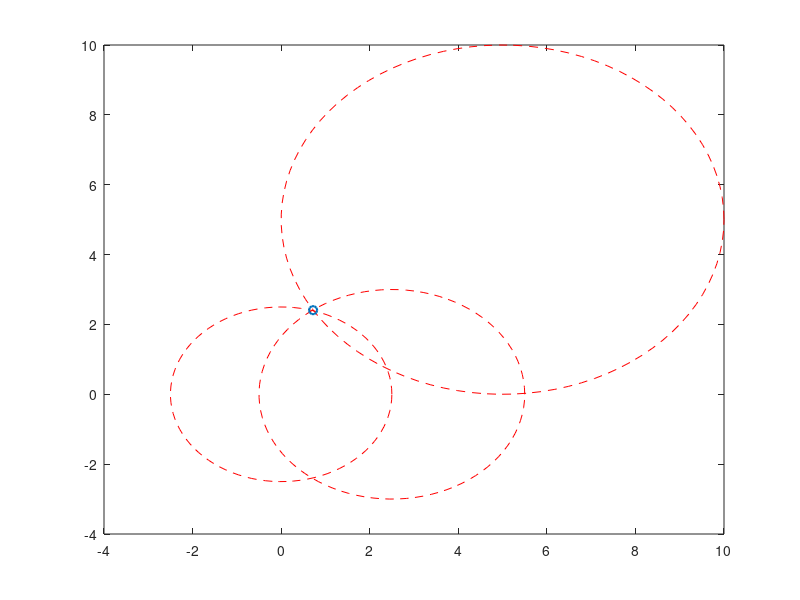

Here is the MATLAB script that generated this plot: (Note: this script raises an error after producing the figure.)
% Given
L1 = [0; 0];
L2 = [5; 5];
L3 = [2.5; 0];
R1 = 2.5;
R2 = 5;
R3 = 3;
x_true = [0.7212; 2.4080];

% a) Solve for position fix with noise in range measurements
a = 2; % Noise parameter
num_cases = 100; % Number of random cases
x_init = [10; 0]; % Initial guess

position_fixes = zeros(2, num_cases);
figure;
theta = linspace(0, 2*pi);
circle_L1_true = L1 + R1 * [cos(theta); sin(theta)];
circle_L2_true = L2 + R2 * [cos(theta); sin(theta)];
circle_L3_true = L3 + R3 * [cos(theta); sin(theta)];
plot(circle_L1_true(1,:), circle_L1_true(2,:), 'r--');
hold on;
plot(circle_L2_true(1,:), circle_L2_true(2,:), 'r--');
plot(circle_L3_true(1,:), circle_L3_true(2,:), 'r--');
scatter(x_true(1), x_true(2), 'g*', 'LineWidth', 1.5);

for i = 1:num_cases
    % Add noise to range measurements
    R1_noisy = R1 + a*(rand() - 0.5);
    R2_noisy = R2 + a*(rand() - 0.5);
    R3_noisy = R3 + a*(rand() - 0.5);

    % Solve for position fix using fminunc
    options.NoiseParameter_a = a;
    [x, ~] = fminunc(@(x) costFunWithNoise(x, L1, L2, L3, R1_noisy, R2_noisy, R3_noisy), x_init, options);
    position_fixes(:, i) = x;

    % Plot position fix
    scatter(x(1), x(2), 'bo', 'filled');
end

xlabel('X');
ylabel('Y');
title('Position Fixes with Noise in Range Measurements');
legend('True Circle 1', 'True Circle 2', 'True Circle 3', 'True Position', 'Position Fixes (with Noise)','Location','best');
grid on;

% b) Evaluate position fix degradation for different noise levels
a_range = linspace(0.05, 10);
max_distance = zeros(size(a_range));

for i = 1:length(a_range)
    max_dist = 0;
    
    for j = 1:num_cases
        % Add noise to range measurements
        R1_noisy = R1 + a_range(i)*(rand() - 0.5);
        R2_noisy = R2 + a_range(i)*(rand() - 0.5);
        R3_noisy = R3 + a_range(i)*(rand() - 0.5);

        % Solve for position fix using fminunc
        options.NoiseParameter_a = a_range(i);
        [x, ~] = fminunc(@(x) costFunWithNoise(x, L1, L2, L3, R1_noisy, R2_noisy, R3_noisy), x_init, options);

        % Calculate distance from true position
        dist = norm(x - x_true);
        
        if dist > max_dist
            max_dist = dist;
        end
    end
    
    max_distance(i) = max_dist;
end

figure;
semilogy(a_range, max_distance);
xlabel('Noise Parameter (a)');
ylabel('Maximum Distance from True Position');
title('Position Fix Degradation with Noise in Range Measurements');

% Cost function with noise
function f = costFunWithNoise(x, L1, L2, L3, R1_noisy, R2_noisy, R3_noisy)
    f = (norm(x - L1) - R1_noisy)^2 + (norm(x - L2) - R2_noisy)^2 + (norm(x - L3) - R3_noisy)^2;
end